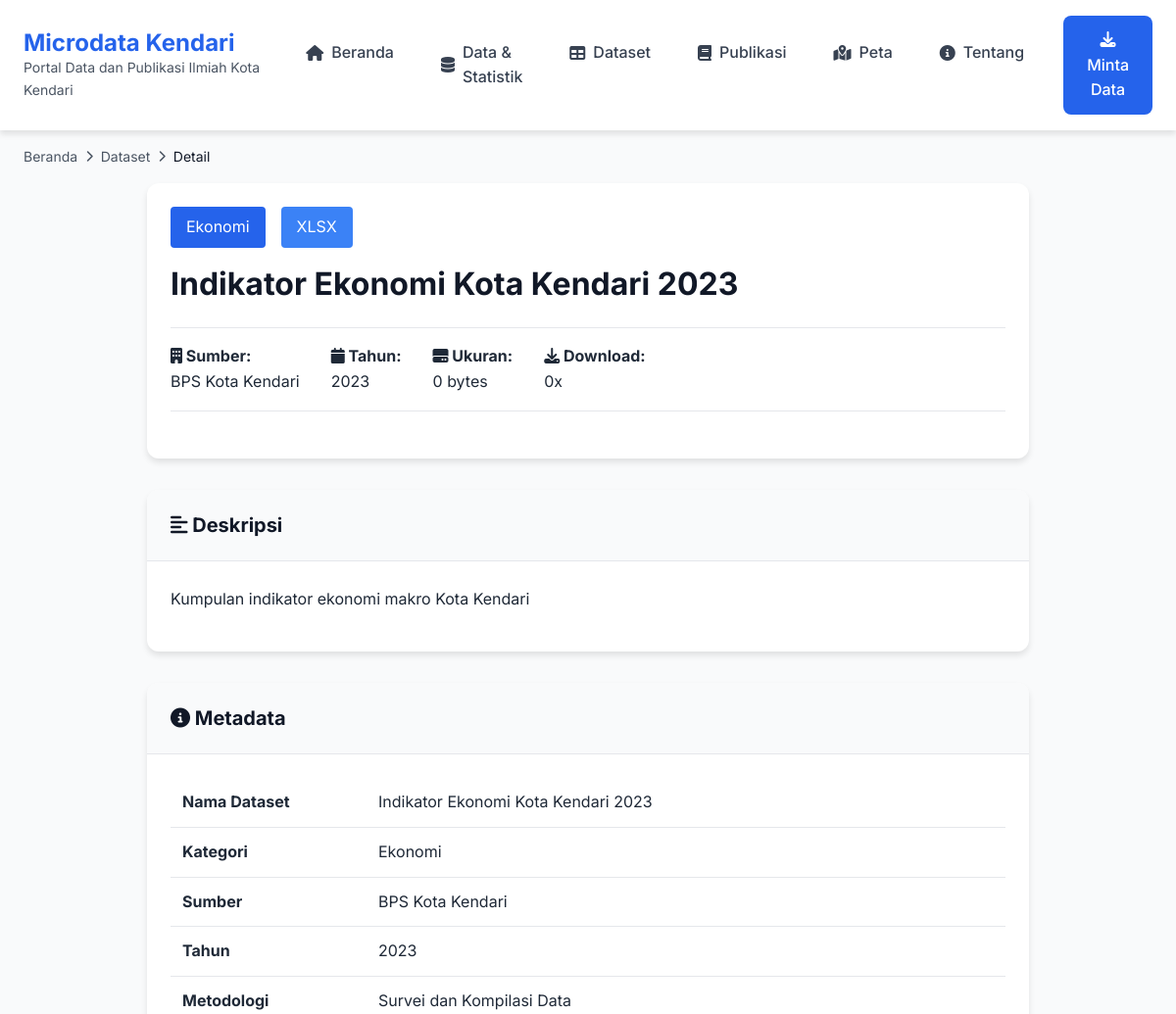
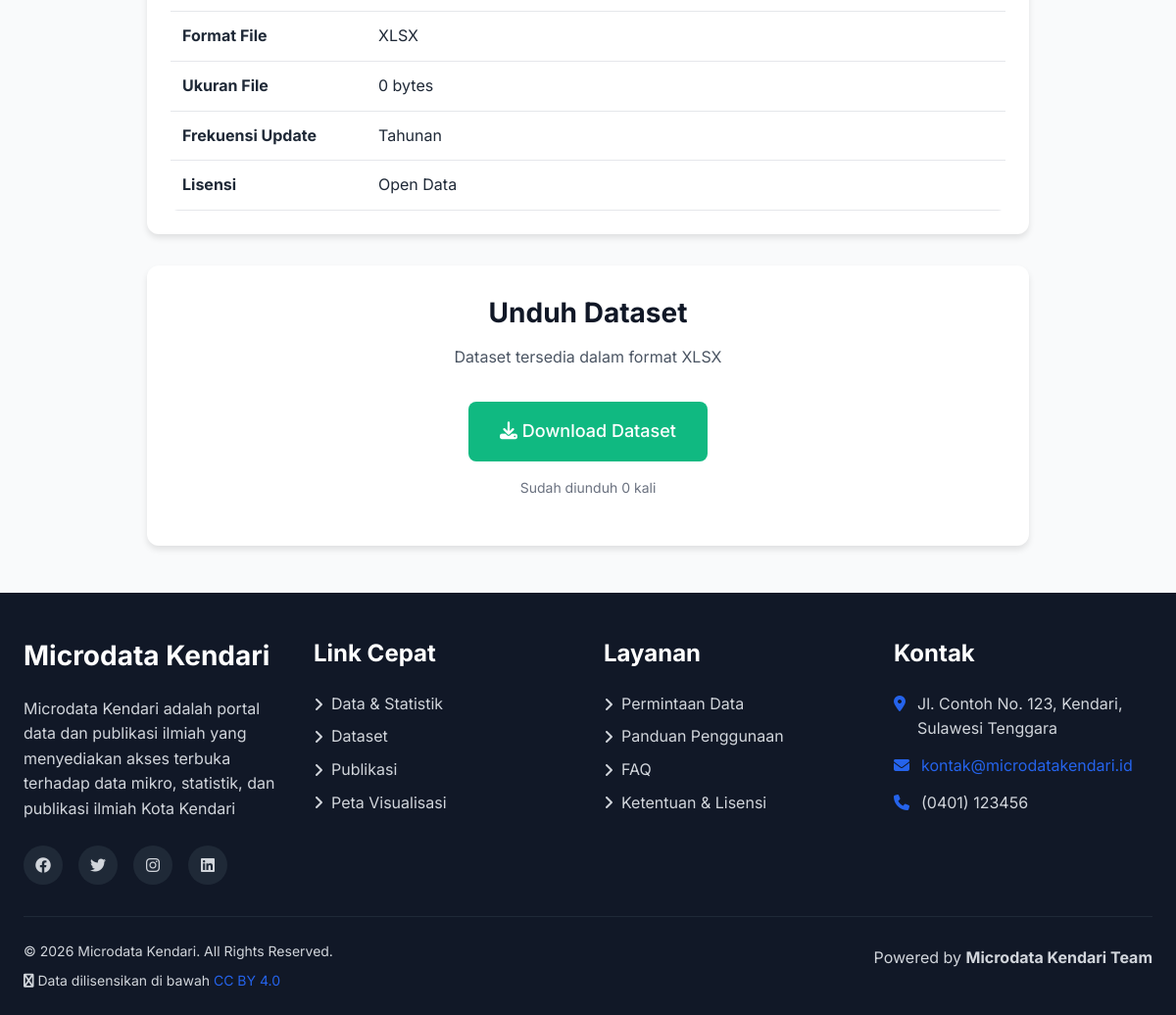
The page /dataset-detail.php?id=2 on the database its author committed (2 pictures, top to bottom).
### tables this page shows
CREATE TABLE IF NOT EXISTS dataset (
    id INT AUTO_INCREMENT PRIMARY KEY,
    nama_dataset VARCHAR(255) NOT NULL,
    kategori_id INT NOT NULL,
    sumber VARCHAR(200) NOT NULL,
    metodologi TEXT COMMENT 'Metode pengumpulan data',
    tahun YEAR NOT NULL,
    periode VARCHAR(50),
    deskripsi TEXT,
    file_path VARCHAR(500) NOT NULL,
    file_name VARCHAR(255) NOT NULL,
    file_size INT COMMENT 'Ukuran file dalam bytes',
    file_type VARCHAR(50) COMMENT 'csv, xlsx, json, dll',
    jumlah_baris INT COMMENT 'Jumlah record dalam dataset',
    jumlah_kolom INT COMMENT 'Jumlah variabel/kolom',
    frekuensi_update VARCHAR(50) COMMENT 'Tahunan, Bulanan, Triwulanan',
    lisensi VARCHAR(100) DEFAULT 'Open Data',
    download_count INT DEFAULT 0,
    metadata JSON,
    tags VARCHAR(500) COMMENT 'Tag pencarian, pisahkan dengan koma',
    status ENUM('draft', 'published', 'archived') DEFAULT 'published',
    created_at TIMESTAMP DEFAULT CURRENT_TIMESTAMP,
    updated_at TIMESTAMP DEFAULT CURRENT_TIMESTAMP ON UPDATE CURRENT_TIMESTAMP,
    created_by INT,
    FOREIGN KEY (kategori_id) REFERENCES kategori(id) ON DELETE CASCADE,
    FOREIGN KEY (created_by) REFERENCES users(id) ON DELETE SET NULL,
    INDEX idx_kategori (kategori_id),
    INDEX idx_tahun (tahun),
    INDEX idx_status (status),
    FULLTEXT idx_search (nama_dataset, deskripsi, tags)
);

CREATE TABLE IF NOT EXISTS kategori (
    id INT AUTO_INCREMENT PRIMARY KEY,
    nama_kategori VARCHAR(100) NOT NULL,
    slug VARCHAR(100) NOT NULL UNIQUE,
    deskripsi TEXT,
    icon VARCHAR(50),
    urutan INT DEFAULT 0,
    status ENUM('aktif', 'nonaktif') DEFAULT 'aktif',
    created_at TIMESTAMP DEFAULT CURRENT_TIMESTAMP,
    INDEX idx_slug (slug)
);

### config/database.php (called while the page is built, shortened)
<?php
function formatAngka($number, $decimals = 0) {
    return number_format($number, $decimals, ',', '.');
}
function formatFileSize($bytes) {
    if ($bytes >= 1073741824) {
        return number_format($bytes / 1073741824, 2) . ' GB';
    } elseif ($bytes >= 1048576) {
        return number_format($bytes / 1048576, 2) . ' MB';
    } elseif ($bytes >= 1024) {
        return number_format($bytes / 1024, 2) . ' KB';
    } else {
        return $bytes . ' bytes';
    }
}
?>

### dataset-detail.php (the view, shortened to what this page needs)
<?php
require_once __DIR__ . '/includes/header.php';
require_once __DIR__ . '/includes/navbar.php';
$db = getDB();
$id = isset($_GET['id']) ? intval($_GET['id']) : 0;
try {
    $stmt = $db->prepare("SELECT d.*, k.nama_kategori, k.slug as kategori_slug
                         FROM dataset d
                         JOIN kategori k ON d.kategori_id = k.id
                         WHERE d.id = :id AND d.status = 'published'");
    $stmt->execute([':id' => $id]);
    $dataset = $stmt->fetch();
} catch (PDOException $e) {
    error_log("Error: " . $e->getMessage());
    redirect(BASE_URL . '/dataset.php');
}
?>
<section style="background-color: var(--gray-100); padding: 1rem 0;">
    <div class="container">
        <div style="display: flex; align-items: center; gap: 0.5rem; font-size: 0.875rem; color: var(--gray-600);">
            <a href="<?php echo BASE_URL; ?>/index.php" style="color: var(--gray-600);">Beranda</a>
            <i class="fas fa-chevron-right" style="font-size: 0.75rem;"></i>
            <a href="<?php echo BASE_URL; ?>/dataset.php" style="color: var(--gray-600);">Dataset</a>
            <i class="fas fa-chevron-right" style="font-size: 0.75rem;"></i>
            <span style="color: var(--gray-900);">Detail</span>
        </div>
    </div>
</section>
<section class="py-5">
    <div class="container">
        <div style="max-width: 900px; margin: 0 auto;">
            <div class="card mb-4">
                <div class="card-body">
                    <div style="display: flex; gap: 1rem; flex-wrap: wrap; margin-bottom: 1rem;">
                        <span class="badge" style="background-color: var(--primary-color); color: white; padding: 0.5rem 1rem; border-radius: 4px;">
                            <?php echo htmlspecialchars($dataset['nama_kategori']); ?>
                        </span>
                        <span class="badge" style="background-color: var(--info-color); color: white; padding: 0.5rem 1rem; border-radius: 4px;">
                            <?php echo strtoupper($dataset['file_type']); ?>
                        </span>
                    </div>
                    <h1 style="font-size: 2rem; margin-bottom: 1.5rem; line-height: 1.3;">
                        <?php echo htmlspecialchars($dataset['nama_dataset']); ?>
                    </h1>
                    <div style="display: flex; flex-wrap: wrap; gap: 2rem; padding: 1rem 0; border-top: 1px solid var(--gray-200); border-bottom: 1px solid var(--gray-200); margin-bottom: 1.5rem;">
                        <div>
                            <strong><i class="fas fa-building"></i> Sumber:</strong><br>
                            <?php echo htmlspecialchars($dataset['sumber']); ?>
                        </div>
                        <div>
                            <strong><i class="fas fa-calendar"></i> Tahun:</strong><br>
                            <?php echo $dataset['tahun']; ?>
                        </div>
                        <div>
                            <strong><i class="fas fa-hdd"></i> Ukuran:</strong><br>
                            <?php echo formatFileSize($dataset['file_size'] ?? 0); ?>
                        </div>
                        <div>
                            <strong><i class="fas fa-download"></i> Download:</strong><br>
                            <?php echo formatAngka($dataset['download_count']); ?>x
                        </div>
                    </div>
                </div>
            </div>
            <div class="card mb-4">
                <div class="card-header">
                    <h3 style="margin: 0; font-size: 1.25rem;"><i class="fas fa-align-left"></i> Deskripsi</h3>
                </div>
                <div class="card-body">
                    <p style="line-height: 1.8;">
                        <?php echo nl2br(htmlspecialchars($dataset['deskripsi'])); ?>
                    </p>
                </div>
            </div>
            <div class="card mb-4">
                <div class="card-header">
                    <h3 style="margin: 0; font-size: 1.25rem;"><i class="fas fa-info-circle"></i> Metadata</h3>
                </div>
                <div class="card-body">
                    <table style="width: 100%;">
                        <tr>
                            <td style="padding: 0.75rem; border-bottom: 1px solid var(--gray-200); width: 200px;"><strong>Nama Dataset</strong></td>
                            <td style="padding: 0.75rem; border-bottom: 1px solid var(--gray-200);"><?php echo htmlspecialchars($dataset['nama_dataset']); ?></td>
                        </tr>
                        <tr>
                            <td style="padding: 0.75rem; border-bottom: 1px solid var(--gray-200);"><strong>Kategori</strong></td>
                            <td style="padding: 0.75rem; border-bottom: 1px solid var(--gray-200);"><?php echo htmlspecialchars($dataset['nama_kategori']); ?></td>
                        </tr>
                        <tr>
                            <td style="padding: 0.75rem; border-bottom: 1px solid var(--gray-200);"><strong>Sumber</strong></td>
                            <td style="padding: 0.75rem; border-bottom: 1px solid var(--gray-200);"><?php echo htmlspecialchars($dataset['sumber']); ?></td>
                        </tr>
                        <tr>
                            <td style="padding: 0.75rem; border-bottom: 1px solid var(--gray-200);"><strong>Tahun</strong></td>
                            <td style="padding: 0.75rem; border-bottom: 1px solid var(--gray-200);"><?php echo $dataset['tahun']; ?></td>
                        </tr>
                        <?php if ($dataset['metodologi']): ?>
                        <tr>
                            <td style="padding: 0.75rem; border-bottom: 1px solid var(--gray-200);"><strong>Metodologi</strong></td>
                            <td style="padding: 0.75rem; border-bottom: 1px solid var(--gray-200);"><?php echo htmlspecialchars($dataset['metodologi']); ?></td>
                        </tr>
                        <?php endif; ?>
                        <tr>
                            <td style="padding: 0.75rem; border-bottom: 1px solid var(--gray-200);"><strong>Format File</strong></td>
                            <td style="padding: 0.75rem; border-bottom: 1px solid var(--gray-200);"><?php echo strtoupper($dataset['file_type']); ?></td>
                        </tr>
                        <tr>
                            <td style="padding: 0.75rem; border-bottom: 1px solid var(--gray-200);"><strong>Ukuran File</strong></td>
                            <td style="padding: 0.75rem; border-bottom: 1px solid var(--gray-200);"><?php echo formatFileSize($dataset['file_size'] ?? 0); ?></td>
                        </tr>
                        <?php if ($dataset['frekuensi_update']): ?>
                        <tr>
                            <td style="padding: 0.75rem; border-bottom: 1px solid var(--gray-200);"><strong>Frekuensi Update</strong></td>
                            <td style="padding: 0.75rem; border-bottom: 1px solid var(--gray-200);"><?php echo htmlspecialchars($dataset['frekuensi_update']); ?></td>
                        </tr>
                        <?php endif; ?>
                        <tr>
                            <td style="padding: 0.75rem;"><strong>Lisensi</strong></td>
                            <td style="padding: 0.75rem;"><?php echo htmlspecialchars($dataset['lisensi']); ?></td>
                        </tr>
                    </table>
                </div>
            </div>
            <div class="card">
                <div class="card-body text-center" style="padding: 2rem;">
                    <h3 style="margin-bottom: 1rem;">Unduh Dataset</h3>
                    <p style="color: var(--gray-600); margin-bottom: 2rem;">
                        Dataset tersedia dalam format <?php echo strtoupper($dataset['file_type']); ?>
                    </p>
                    <a href="<?php echo BASE_URL; ?>/api/download-dataset.php?id=<?php echo $dataset['id']; ?>"
                       class="btn btn-success btn-lg">
                        <i class="fas fa-download"></i> Download Dataset
                    </a>
                    <p style="margin-top: 1rem; font-size: 0.875rem; color: var(--gray-500);">
                        Sudah diunduh <?php echo formatAngka($dataset['download_count']); ?> kali
                    </p>
                </div>
            </div>
        </div>
    </div>
</section>
<?php require_once __DIR__ . '/includes/footer.php'; ?>

### assets/css/style.css (style rules this page uses)
:root { --primary-color: #2563eb; --primary-dark: #1e40af; --secondary-color: #10b981; --accent-color: #f59e0b; --dark-color: #1f2937; --light-color: #f3f4f6; --white: #ffffff; --gray-100: #f9fafb; --gray-200: #e5e7eb; --gray-300: #d1d5db; --gray-400: #9ca3af; --gray-500: #6b7280; --gray-600: #4b5563; --gray-700: #374151; --gray-800: #1f2937; --gray-900: #111827; --success-color: #10b981; --error-color: #ef4444; --warning-color: #f59e0b; --info-color: #3b82f6; --font-primary: 'Inter', -apple-system, BlinkMacSystemFont, 'Segoe UI', sans-serif; --font-size-base: 16px; --font-size-sm: 14px; --font-size-lg: 18px; --font-size-xl: 20px; --line-height-base: 1.6; --spacing-xs: 0.5rem; --spacing-sm: 1rem; --spacing-md: 1.5rem; --spacing-lg: 2rem; --spacing-xl: 3rem; --radius-sm: 4px; --radius-md: 8px; --radius-lg: 12px; --radius-xl: 16px; --shadow-sm: 0 1px 2px rgba(0, 0, 0, 0.05); --shadow-md: 0 4px 6px rgba(0, 0, 0, 0.1); --shadow-lg: 0 10px 15px rgba(0, 0, 0, 0.1); --shadow-xl: 0 20px 25px rgba(0, 0, 0, 0.15); --transition-base: all 0.3s ease; }
* { margin: 0; padding: 0; box-sizing: border-box; }
html { scroll-behavior: smooth; }
body { font-family: var(--font-primary); font-size: var(--font-size-base); line-height: var(--line-height-base); color: var(--gray-800); background-color: var(--gray-100); }
h1, h2, h3, h4, h5, h6 { font-weight: 700; line-height: 1.2; margin-bottom: var(--spacing-sm); color: var(--gray-900); }
h1 { font-size: 2.5rem; }
h3 { font-size: 1.75rem; }
p { margin-bottom: var(--spacing-sm); }
a { color: var(--primary-color); text-decoration: none; transition: var(--transition-base); }
.container { max-width: 1200px; margin: 0 auto; padding: 0 var(--spacing-md); }
.btn { display: inline-block; padding: 0.75rem 1.5rem; font-size: var(--font-size-base); font-weight: 500; text-align: center; border: none; border-radius: var(--radius-md); cursor: pointer; transition: var(--transition-base); text-decoration: none; }
.btn-success { background-color: var(--success-color); color: var(--white); }
.btn-lg { padding: 1rem 2rem; font-size: var(--font-size-lg); }
.card { background-color: var(--white); border-radius: var(--radius-lg); box-shadow: var(--shadow-md); overflow: hidden; transition: var(--transition-base); }
.card-header { padding: var(--spacing-md); background-color: var(--gray-100); border-bottom: 1px solid var(--gray-200); }
.card-body { padding: var(--spacing-md); }
table { width: 100%; border-collapse: collapse; background-color: var(--white); border-radius: var(--radius-md); overflow: hidden; }
th, td { padding: 1rem; text-align: left; border-bottom: 1px solid var(--gray-200); }
.text-center { text-align: center; }
.mb-4 { margin-bottom: var(--spacing-lg); }

### rows shown on the page
dataset: kategori.nama_kategori "Ekonomi", file_type "XLSX", nama_dataset "Indikator Ekonomi Kota Kendari 2023", sumber "BPS Kota Kendari", tahun "2023", file_size "0 bytes", download_count "0", deskripsi "Kumpulan indikator ekonomi makro Kota Kendari", metodologi "Survei dan Kompilasi Data", frekuensi_update "Tahunan", lisensi "Open Data"

### other values the page prints
$nama_website "Microdata Kendari"
$tagline "Portal Data dan Publikasi Ilmiah Kota Kendari"
$pengaturan['deskripsi'] "Microdata Kendari adalah portal data dan publikasi ilmiah yang menyediakan akses terbuka terhadap data mikro, statistik, dan publikasi ilmiah Kota Kendari"
$pengaturan['alamat'] "Jl. Contoh No. 123, Kendari, Sulawesi Tenggara"
$pengaturan['email_kontak'] "kontak@microdatakendari.id"
$pengaturan['telepon'] "(0401) 123456"
